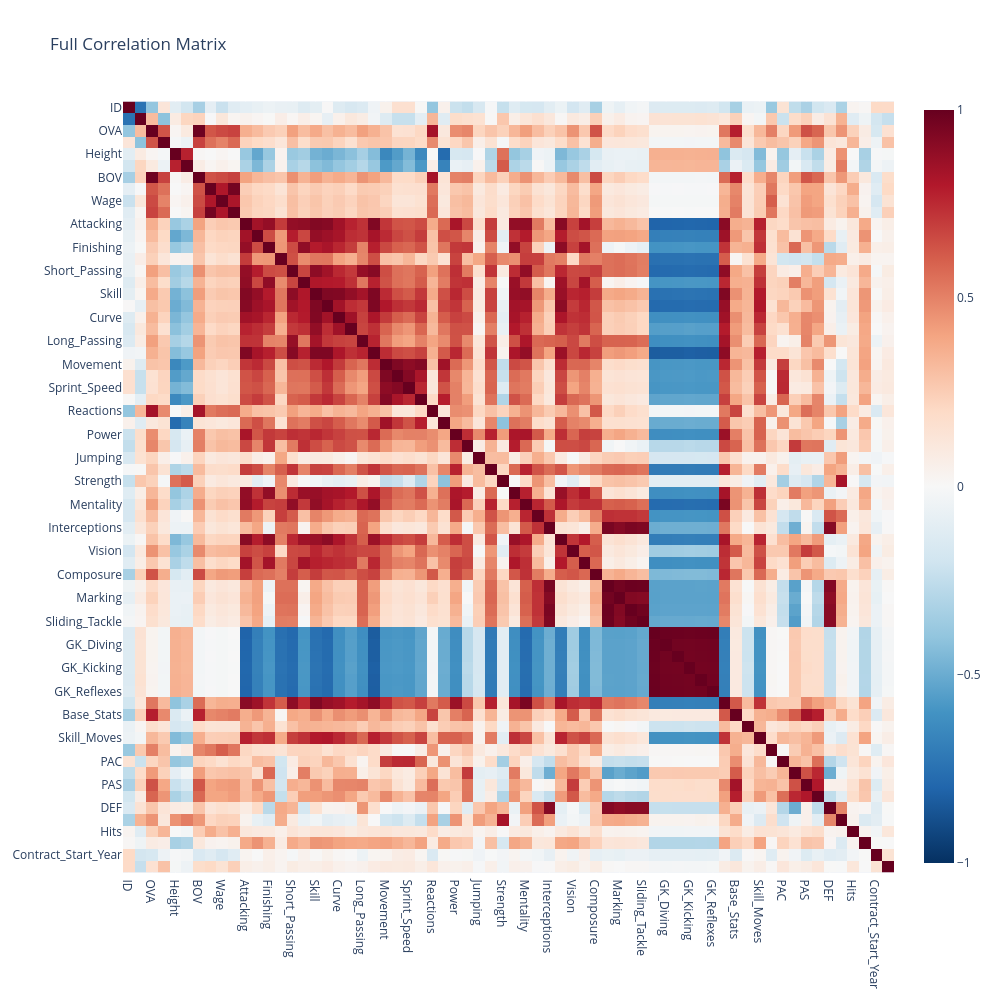

Notebook code cell kept with this figure:
### Code cell
from pyspark.ml.feature import VectorAssembler
from pyspark.ml.stat import Correlation

correlation_cols = [c for c, t in fifa.dtypes if t in ('int','double','float','bigint')]

assembler = VectorAssembler(inputCols=correlation_cols, outputCol="features", handleInvalid="skip")
df_vec = assembler.transform(fifa).select("features")

corr_matrix = Correlation.corr(df_vec, "features", method="pearson").head()[0]
corr_array = corr_matrix.toArray()\

import plotly.express as px
import pandas as pd

corr_df = pd.DataFrame(corr_array, index=correlation_cols, columns=correlation_cols)

fig = px.imshow(
    corr_df,
    color_continuous_scale="RdBu_r",
    zmin=-1, zmax=1,
    title="Full Correlation Matrix",
)
fig.update_layout(width=1000, height=1000)
fig.show()

### Figure 1 — Plotly figure (JSON) as saved in the notebook; plotly's stock layout.template omitted (floating-point values rounded to 4 significant figures; data arrays with more than 128 entries replaced by an {"elided": "..."} marker saying what was removed)
{"data": [{"coloraxis": "coloraxis", "hovertemplate": "x: %{x}<br>y: %{y}<br>color: %{z}<extra></extra>", "name": "0", "type": "heatmap", "x": ["ID", "Age", "OVA", "POT", "Height", "Weight", "BOV", "Value", "Wage", "Release_Clause", "Attacking", "Crossing", "Finishing", "Heading_Accuracy", "Short_Passing", "Volleys", "Skill", "Dribbling", "Curve", "FK_Accuracy", "Long_Passing", "Ball_Control", "Movement", "Acceleration", "Sprint_Speed", "Agility", "Reactions", "Balance", "Power", "Shot_Power", "Jumping", "Stamina", "Strength", "Long_Shots", "Mentality", "Aggression", "Interceptions", "Positioning", "Vision", "Penalties", "Composure", "Defending", "Marking", "Standing_Tackle", "Sliding_Tackle", "Goalkeeping", "GK_Diving", "GK_Handling", "GK_Kicking", "GK_Positioning", "GK_Reflexes", "Total_Stats", "Base_Stats", "Weak_Foot", "Skill_Moves", "Intl_Reputation", "PAC", "SHO", "PAS", "DRI", "DEF", "PHY", "Hits", "N_Positions", "Contract_Start_Year", "Contract_End_Year"], "xaxis": "x", "y": ["ID", "Age", "OVA", "POT", "Height", "Weight", "BOV", "Value", "Wage", "Release_Clause", "Attacking", "Crossing", "Finishing", "Heading_Accuracy", "Short_Passing", "Volleys", "Skill", "Dribbling", "Curve", "FK_Accuracy", "Long_Passing", "Ball_Control", "Movement", "Acceleration", "Sprint_Speed", "Agility", "Reactions", "Balance", "Power", "Shot_Power", "Jumping", "Stamina", "Strength", "Long_Shots", "Mentality", "Aggression", "Interceptions", "Positioning", "Vision", "Penalties", "Composure", "Defending", "Marking", "Standing_Tackle", "Sliding_Tackle", "Goalkeeping", "GK_Diving", "GK_Handling", "GK_Kicking", "GK_Positioning", "GK_Reflexes", "Total_Stats", "Base_Stats", "Weak_Foot", "Skill_Moves", "Intl_Reputation", "PAC", "SHO", "PAS", "DRI", "DEF", "PHY", "Hits", "N_Positions", "Contract_Start_Year", "Contract_End_Year"], "yaxis": "y", "z": {"elided": "66x66 float values"}}], "layout": {"coloraxis": {"cmax": 1, "cmin": -1, "colorscale": [[0, "rgb(5,48,97)"], [0.1, "rgb(33,102,172)"], [0.2, "rgb(67,147,195)"], [0.3, "rgb(146,197,222)"], [0.4, "rgb(209,229,240)"], [0.5, "rgb(247,247,247)"], [0.6, "rgb(253,219,199)"], [0.7, "rgb(244,165,130)"], [0.8, "rgb(214,96,77)"], [0.9, "rgb(178,24,43)"], [1, "rgb(103,0,31)"]]}, "height": 1000, "title": {"text": "Full Correlation Matrix"}, "width": 1000, "xaxis": {"anchor": "y", "constrain": "domain", "domain": [0, 1], "scaleanchor": "y"}, "yaxis": {"anchor": "x", "autorange": "reversed", "constrain": "domain", "domain": [0, 1]}}}
